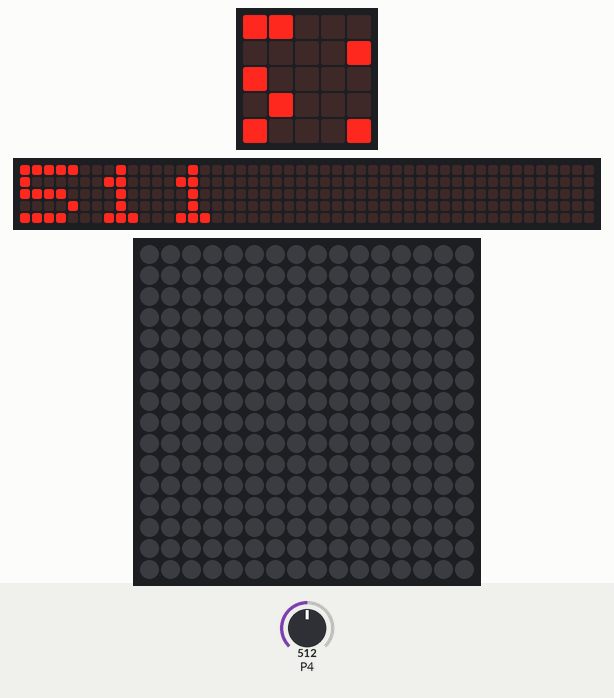
Bench run of a program on a simulated BBC micro:bit (MakeCode). Shown: the board's 5×5 LED display, a strip that is not on the board, showing the scrolling text unrolled, 16×16 RGB LED matrix. The test bench sets the inputs (shaded band); at power-on: P4 = 512 (analog values on the 0–1023 scale). Dim RGB values are drawn brighter than linear; the 48×5 strip is a reading aid, not a part: it shows the text the display is scrolling, unrolled, one strip-width of it at a time.

Above: at 1.27 s.
1.3 s: P4 set to 1023
At 4.1 s:
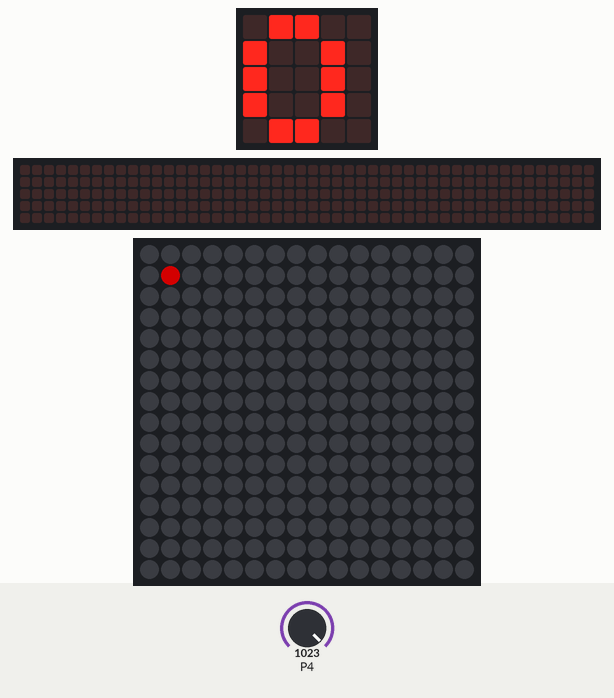
5.1 s: P4 set to 511
At 5.26 s:
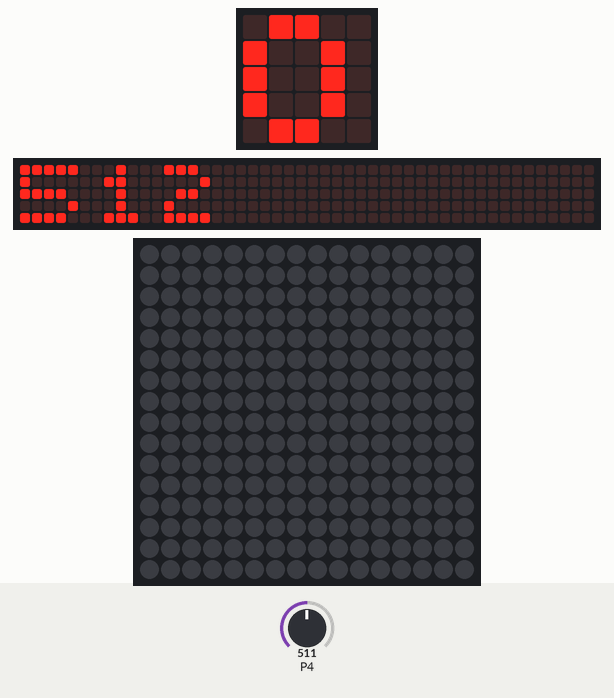
7.6 s: P4 set to 716
At 12.27 s:
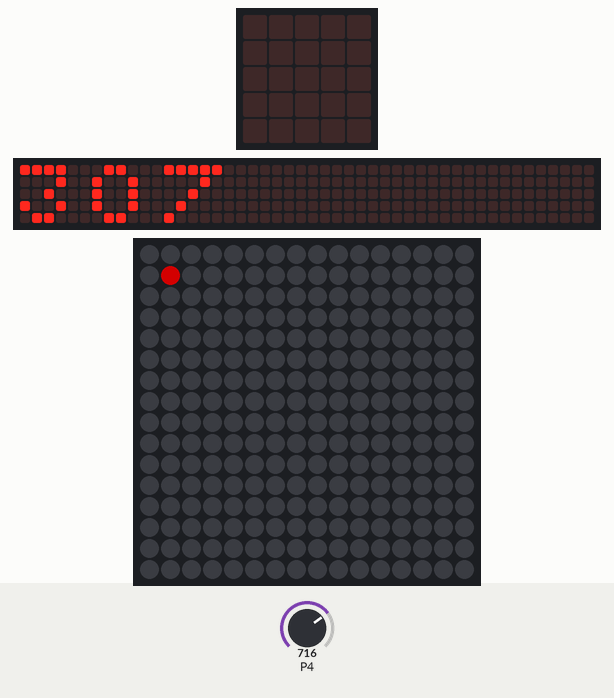

Measured:
- after the input at 1.3 s, the display: first differs from a run without the input after 2.3 s (image 1 shows a later state)
- after the input at 7.6 s, the display: first differs from a run without the input after 1.2 s (image 3 shows a later state)

The program:

main.ts
```typescript
let strip = neopixel.create(DigitalPin.P13, 256, NeoPixelMode.RGB)
strip.setMatrixWidth(16)
strip.showColor(neopixel.colors(NeoPixelColors.Black))
strip.show()
basic.forever(function () {
    basic.showNumber(1023 - pins.analogReadPin(AnalogPin.P4))
    if (500 > 1023 - pins.analogReadPin(AnalogPin.P4)) {
        strip.setPixelColor(17, neopixel.colors(NeoPixelColors.Red))
        strip.show()
    } else {
        strip.showColor(neopixel.colors(NeoPixelColors.Black))
        strip.show()
    }
})
```

test.ts
```typescript
// 테스트는 여기로 이동합니다; 이 패키지가 확장으로 사용될 때 컴파일되지 않을 것 입니다.
```
